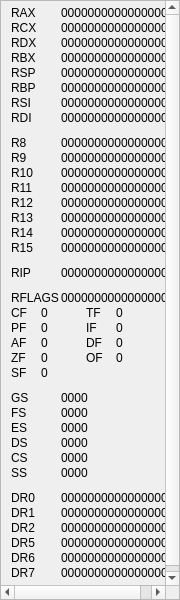
<?xml version="1.0" encoding="UTF-8"?>
<ui version="4.0">
 <class>RegistersView</class>
 <widget class="QWidget" name="RegistersView">
  <property name="geometry">
   <rect>
    <x>0</x>
    <y>0</y>
    <width>180</width>
    <height>600</height>
   </rect>
  </property>
  <property name="windowTitle">
   <string>Form</string>
  </property>
  <layout class="QVBoxLayout" name="verticalLayout">
   <property name="spacing">
    <number>0</number>
   </property>
   <property name="margin">
    <number>0</number>
   </property>
   <item>
    <widget class="QScrollArea" name="scrollArea">
     <property name="widgetResizable">
      <bool>true</bool>
     </property>
     <widget class="QWidget" name="scrollAreaWidgetContents">
      <property name="geometry">
       <rect>
        <x>0</x>
        <y>0</y>
        <width>178</width>
        <height>590</height>
       </rect>
      </property>
      <property name="minimumSize">
       <size>
        <width>178</width>
        <height>590</height>
       </size>
      </property>
      <property name="maximumSize">
       <size>
        <width>178</width>
        <height>590</height>
       </size>
      </property>
      <widget class="QLabel" name="DR7RegLabel">
       <property name="geometry">
        <rect>
         <x>60</x>
         <y>565</y>
         <width>110</width>
         <height>13</height>
        </rect>
       </property>
       <property name="text">
        <string>0000000000000000</string>
       </property>
      </widget>
      <widget class="QLabel" name="AFRegLabel">
       <property name="geometry">
        <rect>
         <x>40</x>
         <y>335</y>
         <width>15</width>
         <height>13</height>
        </rect>
       </property>
       <property name="text">
        <string>0</string>
       </property>
      </widget>
      <widget class="QLabel" name="OFLabel">
       <property name="geometry">
        <rect>
         <x>85</x>
         <y>350</y>
         <width>30</width>
         <height>13</height>
        </rect>
       </property>
       <property name="text">
        <string>OF</string>
       </property>
      </widget>
      <widget class="QLabel" name="R13RegLabel">
       <property name="geometry">
        <rect>
         <x>60</x>
         <y>210</y>
         <width>110</width>
         <height>13</height>
        </rect>
       </property>
       <property name="text">
        <string>0000000000000000</string>
       </property>
      </widget>
      <widget class="QLabel" name="DR2Label">
       <property name="geometry">
        <rect>
         <x>10</x>
         <y>520</y>
         <width>50</width>
         <height>13</height>
        </rect>
       </property>
       <property name="text">
        <string>DR2</string>
       </property>
      </widget>
      <widget class="QLabel" name="R11Label">
       <property name="geometry">
        <rect>
         <x>10</x>
         <y>180</y>
         <width>50</width>
         <height>13</height>
        </rect>
       </property>
       <property name="text">
        <string>R11</string>
       </property>
      </widget>
      <widget class="QLabel" name="DR1Label">
       <property name="geometry">
        <rect>
         <x>10</x>
         <y>505</y>
         <width>50</width>
         <height>13</height>
        </rect>
       </property>
       <property name="text">
        <string>DR1</string>
       </property>
      </widget>
      <widget class="QLabel" name="SSLabel">
       <property name="geometry">
        <rect>
         <x>10</x>
         <y>465</y>
         <width>50</width>
         <height>13</height>
        </rect>
       </property>
       <property name="text">
        <string>SS</string>
       </property>
      </widget>
      <widget class="QLabel" name="DR5RegLabel">
       <property name="geometry">
        <rect>
         <x>60</x>
         <y>535</y>
         <width>110</width>
         <height>13</height>
        </rect>
       </property>
       <property name="text">
        <string>0000000000000000</string>
       </property>
      </widget>
      <widget class="QLabel" name="R8RegLabel">
       <property name="geometry">
        <rect>
         <x>60</x>
         <y>135</y>
         <width>110</width>
         <height>13</height>
        </rect>
       </property>
       <property name="text">
        <string>0000000000000000</string>
       </property>
      </widget>
      <widget class="QLabel" name="R14RegLabel">
       <property name="geometry">
        <rect>
         <x>60</x>
         <y>225</y>
         <width>110</width>
         <height>13</height>
        </rect>
       </property>
       <property name="text">
        <string>0000000000000000</string>
       </property>
      </widget>
      <widget class="QLabel" name="DFLabel">
       <property name="geometry">
        <rect>
         <x>85</x>
         <y>335</y>
         <width>30</width>
         <height>13</height>
        </rect>
       </property>
       <property name="text">
        <string>DF</string>
       </property>
      </widget>
      <widget class="QLabel" name="R11RegLabel">
       <property name="geometry">
        <rect>
         <x>60</x>
         <y>180</y>
         <width>110</width>
         <height>13</height>
        </rect>
       </property>
       <property name="text">
        <string>0000000000000000</string>
       </property>
      </widget>
      <widget class="QLabel" name="GSLabel">
       <property name="geometry">
        <rect>
         <x>10</x>
         <y>390</y>
         <width>50</width>
         <height>13</height>
        </rect>
       </property>
       <property name="text">
        <string>GS</string>
       </property>
      </widget>
      <widget class="QLabel" name="SFRegLabel">
       <property name="geometry">
        <rect>
         <x>40</x>
         <y>365</y>
         <width>15</width>
         <height>13</height>
        </rect>
       </property>
       <property name="text">
        <string>0</string>
       </property>
      </widget>
      <widget class="QLabel" name="TFRegLabel">
       <property name="geometry">
        <rect>
         <x>115</x>
         <y>305</y>
         <width>15</width>
         <height>13</height>
        </rect>
       </property>
       <property name="text">
        <string>0</string>
       </property>
      </widget>
      <widget class="QLabel" name="BXRegLabel">
       <property name="geometry">
        <rect>
         <x>60</x>
         <y>50</y>
         <width>110</width>
         <height>13</height>
        </rect>
       </property>
       <property name="text">
        <string>0000000000000000</string>
       </property>
      </widget>
      <widget class="QLabel" name="R10Label">
       <property name="geometry">
        <rect>
         <x>10</x>
         <y>165</y>
         <width>50</width>
         <height>13</height>
        </rect>
       </property>
       <property name="text">
        <string>R10</string>
       </property>
      </widget>
      <widget class="QLabel" name="DSLabel">
       <property name="geometry">
        <rect>
         <x>10</x>
         <y>435</y>
         <width>50</width>
         <height>13</height>
        </rect>
       </property>
       <property name="text">
        <string>DS</string>
       </property>
      </widget>
      <widget class="QLabel" name="ESLabel">
       <property name="geometry">
        <rect>
         <x>10</x>
         <y>420</y>
         <width>50</width>
         <height>13</height>
        </rect>
       </property>
       <property name="text">
        <string>ES</string>
       </property>
      </widget>
      <widget class="QLabel" name="DR0Label">
       <property name="geometry">
        <rect>
         <x>10</x>
         <y>490</y>
         <width>50</width>
         <height>13</height>
        </rect>
       </property>
       <property name="text">
        <string>DR0</string>
       </property>
      </widget>
      <widget class="QLabel" name="DR2RegLabel">
       <property name="geometry">
        <rect>
         <x>60</x>
         <y>520</y>
         <width>110</width>
         <height>13</height>
        </rect>
       </property>
       <property name="text">
        <string>0000000000000000</string>
       </property>
      </widget>
      <widget class="QLabel" name="FSRegLabel">
       <property name="geometry">
        <rect>
         <x>60</x>
         <y>405</y>
         <width>40</width>
         <height>13</height>
        </rect>
       </property>
       <property name="text">
        <string>0000</string>
       </property>
      </widget>
      <widget class="QLabel" name="CFRegLabel">
       <property name="geometry">
        <rect>
         <x>40</x>
         <y>305</y>
         <width>15</width>
         <height>13</height>
        </rect>
       </property>
       <property name="text">
        <string>0</string>
       </property>
      </widget>
      <widget class="QLabel" name="SPRegLabel">
       <property name="geometry">
        <rect>
         <x>60</x>
         <y>65</y>
         <width>110</width>
         <height>13</height>
        </rect>
       </property>
       <property name="text">
        <string>0000000000000000</string>
       </property>
      </widget>
      <widget class="QLabel" name="GSRegLabel">
       <property name="geometry">
        <rect>
         <x>60</x>
         <y>390</y>
         <width>40</width>
         <height>13</height>
        </rect>
       </property>
       <property name="text">
        <string>0000</string>
       </property>
      </widget>
      <widget class="QLabel" name="R12Label">
       <property name="geometry">
        <rect>
         <x>10</x>
         <y>195</y>
         <width>50</width>
         <height>13</height>
        </rect>
       </property>
       <property name="text">
        <string>R12</string>
       </property>
      </widget>
      <widget class="QLabel" name="SSRegLabel">
       <property name="geometry">
        <rect>
         <x>60</x>
         <y>465</y>
         <width>40</width>
         <height>13</height>
        </rect>
       </property>
       <property name="text">
        <string>0000</string>
       </property>
      </widget>
      <widget class="QLabel" name="DR5Label">
       <property name="geometry">
        <rect>
         <x>10</x>
         <y>535</y>
         <width>50</width>
         <height>13</height>
        </rect>
       </property>
       <property name="text">
        <string>DR5</string>
       </property>
      </widget>
      <widget class="QLabel" name="DSRegLabel">
       <property name="geometry">
        <rect>
         <x>60</x>
         <y>435</y>
         <width>40</width>
         <height>13</height>
        </rect>
       </property>
       <property name="text">
        <string>0000</string>
       </property>
      </widget>
      <widget class="QLabel" name="R14Label">
       <property name="geometry">
        <rect>
         <x>10</x>
         <y>225</y>
         <width>50</width>
         <height>13</height>
        </rect>
       </property>
       <property name="text">
        <string>R14</string>
       </property>
      </widget>
      <widget class="QLabel" name="ESRegLabel">
       <property name="geometry">
        <rect>
         <x>60</x>
         <y>420</y>
         <width>40</width>
         <height>13</height>
        </rect>
       </property>
       <property name="text">
        <string>0000</string>
       </property>
      </widget>
      <widget class="QLabel" name="DIRegLabel">
       <property name="geometry">
        <rect>
         <x>60</x>
         <y>110</y>
         <width>110</width>
         <height>13</height>
        </rect>
       </property>
       <property name="text">
        <string>0000000000000000</string>
       </property>
      </widget>
      <widget class="QLabel" name="TFLabel">
       <property name="geometry">
        <rect>
         <x>85</x>
         <y>305</y>
         <width>30</width>
         <height>13</height>
        </rect>
       </property>
       <property name="text">
        <string>TF</string>
       </property>
      </widget>
      <widget class="QLabel" name="AFLabel">
       <property name="geometry">
        <rect>
         <x>10</x>
         <y>335</y>
         <width>30</width>
         <height>13</height>
        </rect>
       </property>
       <property name="text">
        <string>AF</string>
       </property>
      </widget>
      <widget class="QLabel" name="ZFLabel">
       <property name="geometry">
        <rect>
         <x>10</x>
         <y>350</y>
         <width>30</width>
         <height>13</height>
        </rect>
       </property>
       <property name="text">
        <string>ZF</string>
       </property>
      </widget>
      <widget class="QLabel" name="CSRegLabel">
       <property name="geometry">
        <rect>
         <x>60</x>
         <y>450</y>
         <width>40</width>
         <height>13</height>
        </rect>
       </property>
       <property name="text">
        <string>0000</string>
       </property>
      </widget>
      <widget class="QLabel" name="R9Label">
       <property name="geometry">
        <rect>
         <x>10</x>
         <y>150</y>
         <width>50</width>
         <height>13</height>
        </rect>
       </property>
       <property name="text">
        <string>R9</string>
       </property>
      </widget>
      <widget class="QLabel" name="R8Label">
       <property name="geometry">
        <rect>
         <x>10</x>
         <y>135</y>
         <width>50</width>
         <height>13</height>
        </rect>
       </property>
       <property name="text">
        <string>R8</string>
       </property>
      </widget>
      <widget class="QLabel" name="R13Label">
       <property name="geometry">
        <rect>
         <x>10</x>
         <y>210</y>
         <width>50</width>
         <height>13</height>
        </rect>
       </property>
       <property name="text">
        <string>R13</string>
       </property>
      </widget>
      <widget class="QLabel" name="IFRegLabel">
       <property name="geometry">
        <rect>
         <x>115</x>
         <y>320</y>
         <width>15</width>
         <height>13</height>
        </rect>
       </property>
       <property name="text">
        <string>0</string>
       </property>
      </widget>
      <widget class="QLabel" name="DXLabel">
       <property name="geometry">
        <rect>
         <x>10</x>
         <y>35</y>
         <width>50</width>
         <height>13</height>
        </rect>
       </property>
       <property name="text">
        <string>RDX</string>
       </property>
      </widget>
      <widget class="QLabel" name="IPLabel">
       <property name="geometry">
        <rect>
         <x>10</x>
         <y>265</y>
         <width>50</width>
         <height>13</height>
        </rect>
       </property>
       <property name="text">
        <string>RIP</string>
       </property>
      </widget>
      <widget class="QLabel" name="FSLabel">
       <property name="geometry">
        <rect>
         <x>10</x>
         <y>405</y>
         <width>50</width>
         <height>13</height>
        </rect>
       </property>
       <property name="text">
        <string>FS</string>
       </property>
      </widget>
      <widget class="QLabel" name="DR7Label">
       <property name="geometry">
        <rect>
         <x>10</x>
         <y>565</y>
         <width>50</width>
         <height>13</height>
        </rect>
       </property>
       <property name="text">
        <string>DR7</string>
       </property>
      </widget>
      <widget class="QLabel" name="PFLabel">
       <property name="geometry">
        <rect>
         <x>10</x>
         <y>320</y>
         <width>30</width>
         <height>13</height>
        </rect>
       </property>
       <property name="text">
        <string>PF</string>
       </property>
      </widget>
      <widget class="QLabel" name="AXRegLabel">
       <property name="geometry">
        <rect>
         <x>60</x>
         <y>5</y>
         <width>110</width>
         <height>13</height>
        </rect>
       </property>
       <property name="text">
        <string>0000000000000000</string>
       </property>
      </widget>
      <widget class="QLabel" name="BPLabel">
       <property name="geometry">
        <rect>
         <x>10</x>
         <y>80</y>
         <width>50</width>
         <height>13</height>
        </rect>
       </property>
       <property name="text">
        <string>RBP</string>
       </property>
      </widget>
      <widget class="QLabel" name="FLAGSRegLabel">
       <property name="geometry">
        <rect>
         <x>60</x>
         <y>290</y>
         <width>110</width>
         <height>13</height>
        </rect>
       </property>
       <property name="text">
        <string>0000000000000000</string>
       </property>
      </widget>
      <widget class="QLabel" name="DXRegLabel">
       <property name="geometry">
        <rect>
         <x>60</x>
         <y>35</y>
         <width>110</width>
         <height>13</height>
        </rect>
       </property>
       <property name="text">
        <string>0000000000000000</string>
       </property>
      </widget>
      <widget class="QLabel" name="R9RegLabel">
       <property name="geometry">
        <rect>
         <x>60</x>
         <y>150</y>
         <width>110</width>
         <height>13</height>
        </rect>
       </property>
       <property name="text">
        <string>0000000000000000</string>
       </property>
      </widget>
      <widget class="QLabel" name="CSLabel">
       <property name="geometry">
        <rect>
         <x>10</x>
         <y>450</y>
         <width>50</width>
         <height>13</height>
        </rect>
       </property>
       <property name="text">
        <string>CS</string>
       </property>
      </widget>
      <widget class="QLabel" name="CXRegLabel">
       <property name="geometry">
        <rect>
         <x>60</x>
         <y>20</y>
         <width>110</width>
         <height>13</height>
        </rect>
       </property>
       <property name="text">
        <string>0000000000000000</string>
       </property>
      </widget>
      <widget class="QLabel" name="SILabel">
       <property name="geometry">
        <rect>
         <x>10</x>
         <y>95</y>
         <width>50</width>
         <height>13</height>
        </rect>
       </property>
       <property name="text">
        <string>RSI</string>
       </property>
      </widget>
      <widget class="QLabel" name="R15Label">
       <property name="geometry">
        <rect>
         <x>10</x>
         <y>240</y>
         <width>50</width>
         <height>13</height>
        </rect>
       </property>
       <property name="text">
        <string>R15</string>
       </property>
      </widget>
      <widget class="QLabel" name="PFRegLabel">
       <property name="geometry">
        <rect>
         <x>40</x>
         <y>320</y>
         <width>15</width>
         <height>13</height>
        </rect>
       </property>
       <property name="text">
        <string>0</string>
       </property>
      </widget>
      <widget class="QLabel" name="DR1RegLabel">
       <property name="geometry">
        <rect>
         <x>60</x>
         <y>505</y>
         <width>110</width>
         <height>13</height>
        </rect>
       </property>
       <property name="text">
        <string>0000000000000000</string>
       </property>
      </widget>
      <widget class="QLabel" name="DR6RegLabel">
       <property name="geometry">
        <rect>
         <x>60</x>
         <y>550</y>
         <width>110</width>
         <height>13</height>
        </rect>
       </property>
       <property name="text">
        <string>0000000000000000</string>
       </property>
      </widget>
      <widget class="QLabel" name="BXLabel">
       <property name="geometry">
        <rect>
         <x>10</x>
         <y>50</y>
         <width>50</width>
         <height>13</height>
        </rect>
       </property>
       <property name="text">
        <string>RBX</string>
       </property>
      </widget>
      <widget class="QLabel" name="DILabel">
       <property name="geometry">
        <rect>
         <x>10</x>
         <y>110</y>
         <width>50</width>
         <height>13</height>
        </rect>
       </property>
       <property name="text">
        <string>RDI</string>
       </property>
      </widget>
      <widget class="QLabel" name="DR0RegLabel">
       <property name="geometry">
        <rect>
         <x>60</x>
         <y>490</y>
         <width>110</width>
         <height>13</height>
        </rect>
       </property>
       <property name="text">
        <string>0000000000000000</string>
       </property>
      </widget>
      <widget class="QLabel" name="ZFRegLabel">
       <property name="geometry">
        <rect>
         <x>40</x>
         <y>350</y>
         <width>15</width>
         <height>13</height>
        </rect>
       </property>
       <property name="text">
        <string>0</string>
       </property>
      </widget>
      <widget class="QLabel" name="IFLabel">
       <property name="geometry">
        <rect>
         <x>85</x>
         <y>320</y>
         <width>30</width>
         <height>13</height>
        </rect>
       </property>
       <property name="text">
        <string>IF</string>
       </property>
      </widget>
      <widget class="QLabel" name="SPLabel">
       <property name="geometry">
        <rect>
         <x>10</x>
         <y>65</y>
         <width>50</width>
         <height>13</height>
        </rect>
       </property>
       <property name="text">
        <string>RSP</string>
       </property>
      </widget>
      <widget class="QLabel" name="OFRegLabel">
       <property name="geometry">
        <rect>
         <x>115</x>
         <y>350</y>
         <width>15</width>
         <height>13</height>
        </rect>
       </property>
       <property name="text">
        <string>0</string>
       </property>
      </widget>
      <widget class="QLabel" name="SIRegLabel">
       <property name="geometry">
        <rect>
         <x>60</x>
         <y>95</y>
         <width>110</width>
         <height>13</height>
        </rect>
       </property>
       <property name="text">
        <string>0000000000000000</string>
       </property>
      </widget>
      <widget class="QLabel" name="IPRegLabel">
       <property name="geometry">
        <rect>
         <x>60</x>
         <y>265</y>
         <width>110</width>
         <height>13</height>
        </rect>
       </property>
       <property name="text">
        <string>0000000000000000</string>
       </property>
      </widget>
      <widget class="QLabel" name="CXLabel">
       <property name="geometry">
        <rect>
         <x>10</x>
         <y>20</y>
         <width>50</width>
         <height>13</height>
        </rect>
       </property>
       <property name="text">
        <string>RCX</string>
       </property>
      </widget>
      <widget class="QLabel" name="R12RegLabel">
       <property name="geometry">
        <rect>
         <x>60</x>
         <y>195</y>
         <width>110</width>
         <height>13</height>
        </rect>
       </property>
       <property name="text">
        <string>0000000000000000</string>
       </property>
      </widget>
      <widget class="QLabel" name="R10RegLabel">
       <property name="geometry">
        <rect>
         <x>60</x>
         <y>165</y>
         <width>110</width>
         <height>13</height>
        </rect>
       </property>
       <property name="text">
        <string>0000000000000000</string>
       </property>
      </widget>
      <widget class="QLabel" name="SFLabel">
       <property name="geometry">
        <rect>
         <x>10</x>
         <y>365</y>
         <width>30</width>
         <height>13</height>
        </rect>
       </property>
       <property name="text">
        <string>SF</string>
       </property>
      </widget>
      <widget class="QLabel" name="CFLabel">
       <property name="geometry">
        <rect>
         <x>10</x>
         <y>305</y>
         <width>30</width>
         <height>13</height>
        </rect>
       </property>
       <property name="text">
        <string>CF</string>
       </property>
      </widget>
      <widget class="QLabel" name="FLAGSLAbel">
       <property name="geometry">
        <rect>
         <x>10</x>
         <y>290</y>
         <width>50</width>
         <height>13</height>
        </rect>
       </property>
       <property name="text">
        <string>RFLAGS</string>
       </property>
      </widget>
      <widget class="QLabel" name="BPRegLabel">
       <property name="geometry">
        <rect>
         <x>60</x>
         <y>80</y>
         <width>110</width>
         <height>13</height>
        </rect>
       </property>
       <property name="text">
        <string>0000000000000000</string>
       </property>
      </widget>
      <widget class="QLabel" name="R15RegLabel">
       <property name="geometry">
        <rect>
         <x>60</x>
         <y>240</y>
         <width>110</width>
         <height>13</height>
        </rect>
       </property>
       <property name="text">
        <string>0000000000000000</string>
       </property>
      </widget>
      <widget class="QLabel" name="AXLabel">
       <property name="geometry">
        <rect>
         <x>10</x>
         <y>5</y>
         <width>50</width>
         <height>13</height>
        </rect>
       </property>
       <property name="text">
        <string>RAX</string>
       </property>
      </widget>
      <widget class="QLabel" name="DFRegLabel">
       <property name="geometry">
        <rect>
         <x>115</x>
         <y>335</y>
         <width>15</width>
         <height>13</height>
        </rect>
       </property>
       <property name="text">
        <string>0</string>
       </property>
      </widget>
      <widget class="QLabel" name="DR6Label">
       <property name="geometry">
        <rect>
         <x>10</x>
         <y>550</y>
         <width>50</width>
         <height>13</height>
        </rect>
       </property>
       <property name="text">
        <string>DR6</string>
       </property>
      </widget>
     </widget>
    </widget>
   </item>
  </layout>
 </widget>
 <resources/>
 <connections/>
</ui>
